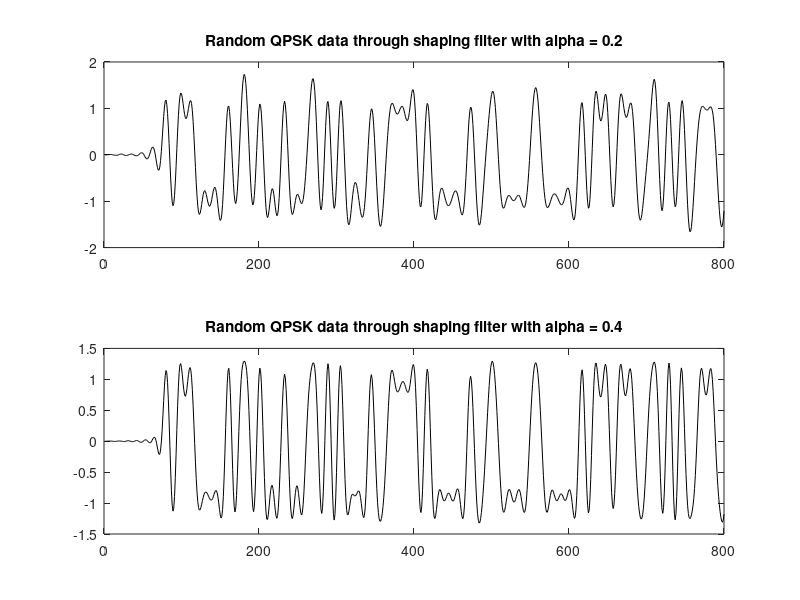

Write the MATLAB code that produced this figure. (Note: this script raises an error after producing the figure.)
clear
load workspace
close all

N = 1000;
x0 = ((floor(2*rand(1,N))-0.5)/0.5)+j*((floor(2*rand(1,N))-0.5)/0.5);
x1 = zeros(1, 8*N);
x1(1:8:8*N) = x0;
x1 = filter(h1,1,x1);
subplot(2,1,1)
plot(real(x1(1:800)), 'k')
title('Random QPSK data through shaping filter with alpha = 0.2')

x2 = zeros(1, 8*N);
x2(1:8:8*N) = x0;
x2 = filter(h2,1,x2);
subplot(2,1,2)
plot(real(x2(1:800)), 'k')
title('Random QPSK data through shaping filter with alpha = 0.4')
save('workspace.mat')
